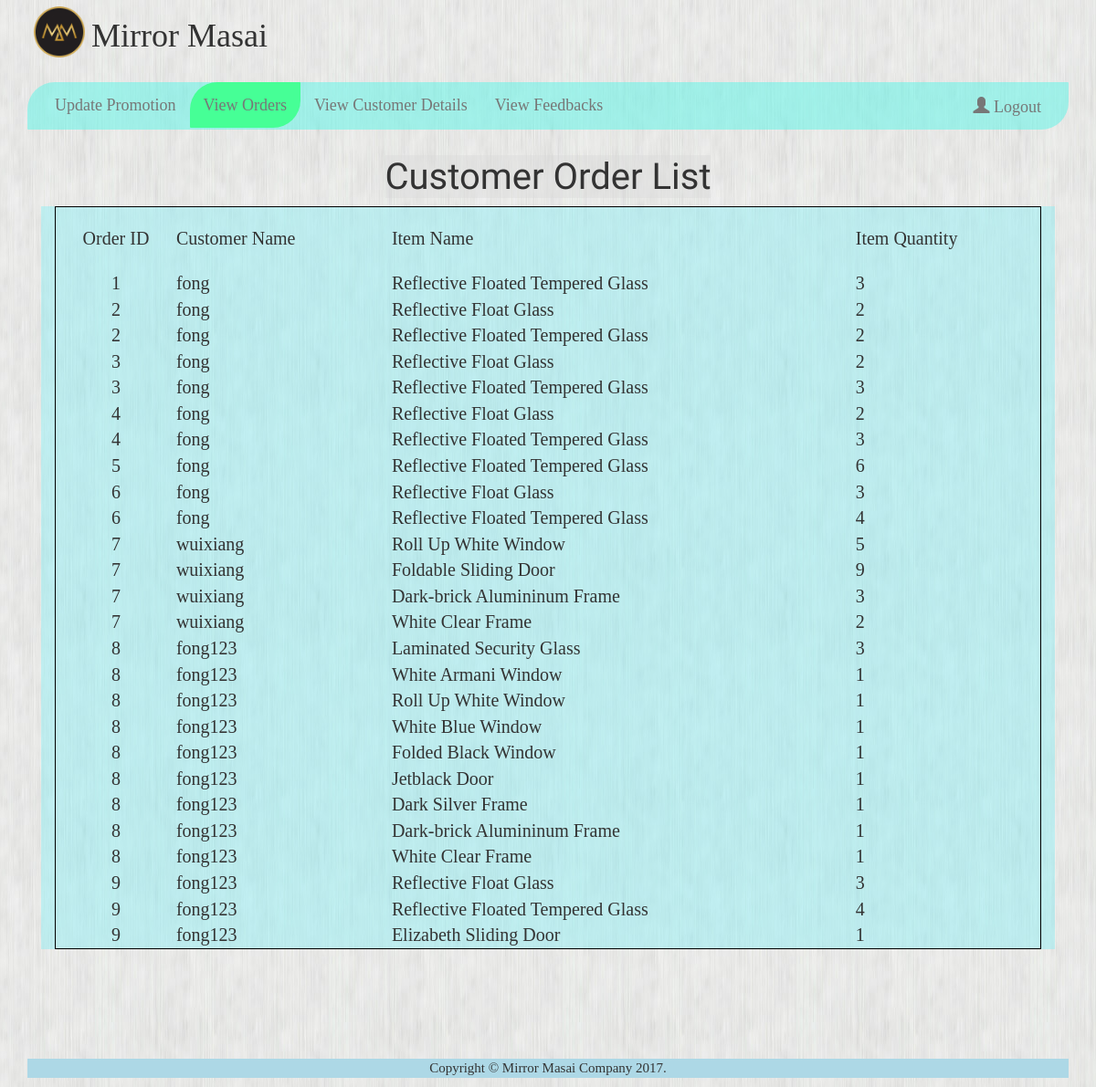
The page /view_orders.php on the database its author committed.
### tables this page shows
CREATE TABLE `cart` (
  `cartID` int(11) NOT NULL,
  `item_id` int(11) NOT NULL,
  `cart_qty` int(11) NOT NULL,
  `cart_price` float NOT NULL,
  `orderID` int(11) NOT NULL
);

CREATE TABLE `cust_order` (
  `orderID` int(11) NOT NULL,
  `ord_item_total` float NOT NULL,
  `status` varchar(100) NOT NULL,
  `cust_name` varchar(100) NOT NULL
);

CREATE TABLE `product` (
  `item_id` int(11) NOT NULL,
  `item_name` varchar(50) NOT NULL,
  `item_price` float NOT NULL,
  `cat_name` varchar(30) NOT NULL,
  `item_img` varchar(100) NOT NULL
);

### view_orders.php (the view, shortened to what this page needs)
<!DOCTYPE html>
<html>
<head>
	<link rel="stylesheet" href="https://maxcdn.bootstrapcdn.com/bootstrap/3.3.7/css/bootstrap.min.css">
	<link href="css/style.css" rel="stylesheet">
	<link rel="stylesheet" href="https://maxcdn.bootstrapcdn.com/bootstrap/3.3.7/css/bootstrap.min.css">
  <link rel="stylesheet" href="https://cdnjs.cloudflare.com/ajax/libs/font-awesome/4.7.0/css/font-awesome.min.css">
</head>
<body style="font-family:'Alegreya SC';">
	<div class="container">
		<div class="row">
			<div class="col-md-10" >
				<img src="img/mm.png" width="70px" height="70px" style="float:left;"><h1>Mirror Masai</h1><br />
			</div>
		</div>
	<nav class="nav navbar-default" id="myDIV">
      <div class="container-fluid">
        <div class="navbar-header">
          <a href="admin_index.php" class="navbar-brand" style="font-size:18px;">Update Promotion</a>
        </div>
        <div class="collapse navbar-collapse" id="collapse-menu" style="font-size:18px;">
        <ul class="nav navbar-nav">
					<li class="onthatpage"><a href="view_orders.php">View Orders</a></li>
					<li><a href="view_cust_details.php">View Customer Details</a></li>
					<li><a href="view_feedback.php">View Feedbacks</a></li>
        </ul>
        <ul class="nav navbar-nav navbar-right">
        <li><a href="index.php" onclick="logout()"><span class="glyphicon glyphicon-user"></span> Logout</a></li>
        </ul>
      </div>
      </div>
  </nav>
	<div class="container-fluid" style="text-align:center;margin-top:10px;">
		<h1><span style="font-size:40px;">Customer Order List</span></h1>
		<div class="rows">
			<div class="col-md-12" style="background-color:rgba(127, 237, 244, 0.41)">
				<table style="font-size:20px;text-align:left;" width=100%; >
					<tr height=70px;>
						<td>
							<span><center>
								Order ID
							</center> </span>
						</td>
						<td>
							<span> Customer Name</span>
						</td>
						<td>
							<span> Item Name</span>
						</td>
						<td>
							<span> Item Quantity</span>
						</td>
					</tr>
					<?php
						$sql="SELECT * FROM cart";
						$query=mysql_query($sql) or die(mysql_error());
						while($row=mysql_fetch_assoc($query)){
						$sql1="SELECT item_name FROM product where item_id='$row[item_id]'";
						$query1=mysql_query($sql1) or die(mysql_error());
						$row1=mysql_fetch_assoc($query1);
						$sql2="SELECT * FROM cust_order where orderID='$row[orderID]'";
						$query2=mysql_query($sql2) or die(mysql_error());
						$row2=mysql_fetch_assoc($query2);
					 ?>
					<tr>
						<td>
							<span><center>
								<?php echo $row['orderID'];?>
							</center> </span>
						</td>
						<td>
							<span> <?php echo $row2['cust_name'];?></span>
						</td>
						<td>
							<span> <?php echo $row1['item_name'];?></span>
						</td>
						<td>
							<span>  <?php echo $row['cart_qty'];?></span>
						</td>
					</tr>
					<?php
				}
					?>
				</table>
			</div>
		</div>
	</div>
	<br/><br/><br/><br/><br/><br/>
	<footer>
	<p>Copyright &copy Mirror Masai Company 2017.</p>
	</footer>
	</div>

### css/style.css (style rules this page uses)
body { font-family: 'Alegreya SC'; color:Black; background-image: url('../img/user4.jpg'); background-repeat: repeat; font-size:18px; }
.navbar-default,.dropdown-menu { background-color:#5fd9d9; border-radius: 30px 1px 30px 1px; margin-bottom: 20px; }
.onthatpage { background-color:rgb(70, 255, 150); border-radius: 30px 1px 30px 1px; color:white; }
#myDIV { background-color:rgba(101, 246, 233, 0.54); font-size: 22px; }
footer { text-align:center; background-color:lightblue; font-size:15px; }
h1 span { background-color:rgba(213, 213, 213, 0.37); font-family:'Almendra SC'; font-size:60px; text-align: center; }

### view_orders.php (style rules this page uses)
table { border: 1px solid black; }

### rows shown on the page
cart: orderID "1", orderID.cust_name "fong", item.item_name "Reflective Floated Tempered Glass", cart_qty "3"
cart: orderID "2", orderID.cust_name "fong", item.item_name "Reflective Float Glass", cart_qty "2"
cart: orderID "2", orderID.cust_name "fong", item.item_name "Reflective Floated Tempered Glass", cart_qty "2"
cart: orderID "3", orderID.cust_name "fong", item.item_name "Reflective Float Glass", cart_qty "2"
cart: orderID "3", orderID.cust_name "fong", item.item_name "Reflective Floated Tempered Glass", cart_qty "3"
cart: orderID "4", orderID.cust_name "fong", item.item_name "Reflective Float Glass", cart_qty "2"
cart: orderID "4", orderID.cust_name "fong", item.item_name "Reflective Floated Tempered Glass", cart_qty "3"
cart: orderID "5", orderID.cust_name "fong", item.item_name "Reflective Floated Tempered Glass", cart_qty "6"
cart: orderID "6", orderID.cust_name "fong", item.item_name "Reflective Float Glass", cart_qty "3"
cart: orderID "6", orderID.cust_name "fong", item.item_name "Reflective Floated Tempered Glass", cart_qty "4"
cart: orderID "7", orderID.cust_name "wuixiang", item.item_name "Roll Up White Window", cart_qty "5"
cart: orderID "7", orderID.cust_name "wuixiang", item.item_name "Foldable Sliding Door", cart_qty "9"
cart: orderID "7", orderID.cust_name "wuixiang", item.item_name "Dark-brick Alumininum Frame", cart_qty "3"
cart: orderID "7", orderID.cust_name "wuixiang", item.item_name "White Clear Frame", cart_qty "2"
cart: orderID "8", orderID.cust_name "fong123", item.item_name "Laminated Security Glass", cart_qty "3"
cart: orderID "8", orderID.cust_name "fong123", item.item_name "White Armani Window", cart_qty "1"
cart: orderID "8", orderID.cust_name "fong123", item.item_name "Roll Up White Window", cart_qty "1"
cart: orderID "8", orderID.cust_name "fong123", item.item_name "White Blue Window", cart_qty "1"
cart: orderID "8", orderID.cust_name "fong123", item.item_name "Folded Black Window", cart_qty "1"
cart: orderID "8", orderID.cust_name "fong123", item.item_name "Jetblack Door", cart_qty "1"
cart: orderID "8", orderID.cust_name "fong123", item.item_name "Dark Silver Frame", cart_qty "1"
cart: orderID "8", orderID.cust_name "fong123", item.item_name "Dark-brick Alumininum Frame", cart_qty "1"
cart: orderID "8", orderID.cust_name "fong123", item.item_name "White Clear Frame", cart_qty "1"
cart: orderID "9", orderID.cust_name "fong123", item.item_name "Reflective Float Glass", cart_qty "3"
cart: orderID "9", orderID.cust_name "fong123", item.item_name "Reflective Floated Tempered Glass", cart_qty "4"
cart: orderID "9", orderID.cust_name "fong123", item.item_name "Elizabeth Sliding Door", cart_qty "1"
